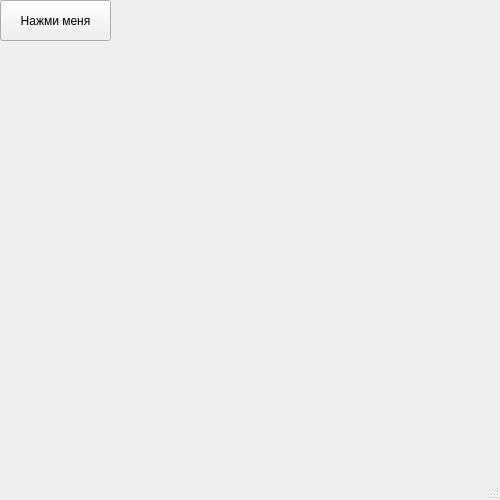
<?xml version="1.0" encoding="UTF-8"?>
<ui version="4.0">
 <class>MainWindow</class>
 <widget class="QMainWindow" name="MainWindow">
  <property name="geometry">
   <rect>
    <x>0</x>
    <y>0</y>
    <width>500</width>
    <height>500</height>
   </rect>
  </property>
  <property name="windowTitle">
   <string>MainWindow</string>
  </property>
  <widget class="QWidget" name="centralwidget">
   <widget class="QPushButton" name="pushButton">
    <property name="geometry">
     <rect>
      <x>0</x>
      <y>0</y>
      <width>111</width>
      <height>41</height>
     </rect>
    </property>
    <property name="text">
     <string>Нажми меня</string>
    </property>
   </widget>
  </widget>
  <widget class="QMenuBar" name="menubar">
   <property name="geometry">
    <rect>
     <x>0</x>
     <y>0</y>
     <width>500</width>
     <height>21</height>
    </rect>
   </property>
  </widget>
  <widget class="QStatusBar" name="statusbar"/>
 </widget>
 <resources/>
 <connections/>
</ui>
